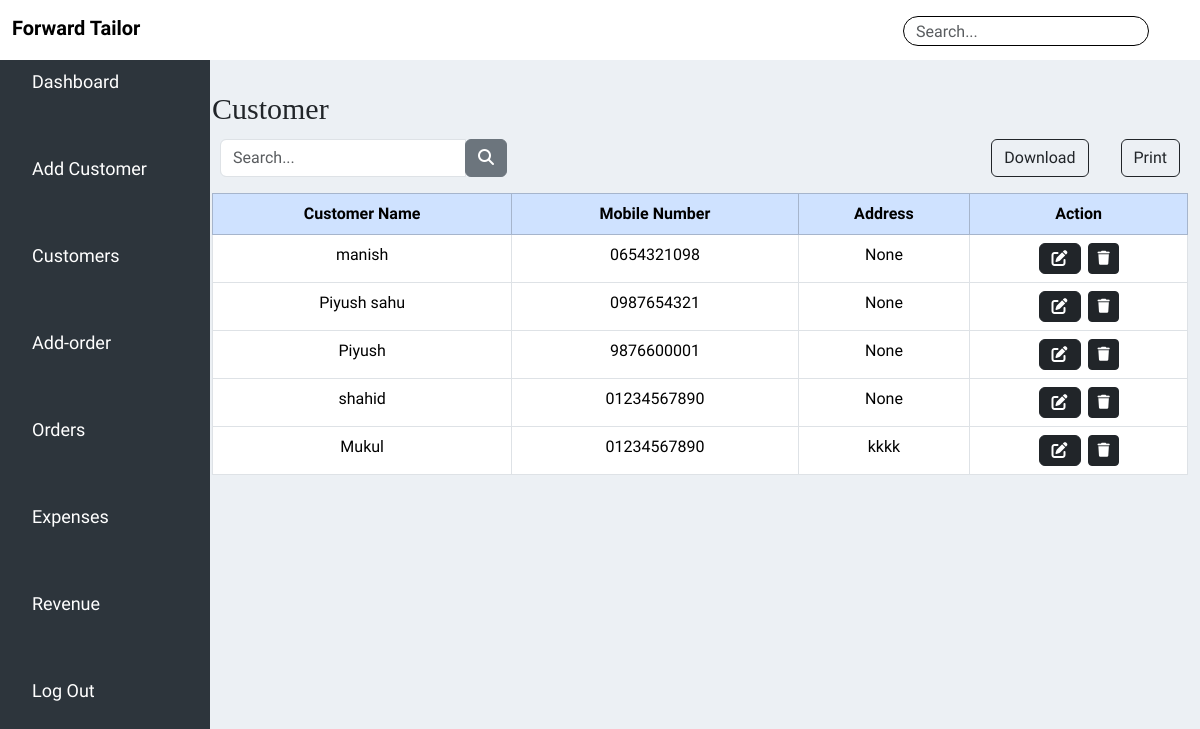
Screenshot of /customer/ with the database file from the repository.
### customers/models.py (models this page shows, shortened)
class Customer(models.Model):
    customer_name = models.CharField(max_length=50)
    customer_contact = models.CharField(max_length=50)
    customer_address = models.TextField(max_length=100,null=True)

### tailor_management/views.py (the view)
# urls.py: path('customer/' , views.customerfn, name='customer'),
def customerfn(request):
    customerdata=Customer.objects.all()
    return render(request,'customer.html',{'customerdata':customerdata})

### templates/customer.html (shortened to what this page needs)
{% include 'header.html' %}
            <div class="col-lg-10 mt-3">
                <div class=" main-content">
                  <div class="" style="font-size: 30px; font-family: 'Times New Roman', Times, serif;">
                    Customer
                  </div>
                  <div class="hstack gap-3">
                    <div class="p-2"><div class="input-group">
                        <input type="text" class="form-control" placeholder="Search...">
                        <div class="input-group-append">
                          <button class="btn btn-secondary" type="button">
                            <i class="fa fa-search"></i>
                          </button>
                        </div>
                      </div>
                    </div>
                    <div class="p-2 ms-auto"></div>
                    <div class="p-2"><button type="button" class="btn btn-outline-dark" data-bs-toggle="modal" data-bs-target="#exampleModal-mg2">Download</button></div>
                    <div class="p-2"><button type="button" class="btn btn-outline-dark"onclick="printTable()" class="btn btn-primary mb-3">Print</button></div>
                  </div>
                  <table class="table table-bordered text-center mt-2">
                        <thead class=" table-primary">
                          <tr>
                            <th scope="col">Customer Name</th>
                            <th scope="col">Mobile Number</th>
                            <th scope="col">Address</th>
                            <th scope="col">Action</th>
                          </tr>
                        </thead>
                        <tbody>
                          {% for a in customerdata %}
                          <tr>
                            <td>{{a.customer_name}}</td>
                            <td>{{a.customer_contact}}</td>
                            <td>{{a.customer_address}}</td>
                            <td><i class=' btn btn-dark fas fa-edit' style='cursor: pointer;' data-bs-toggle="modal" data-bs-target="#exampleModal-{{forloop.counter}}" data-bs-whatever="@getbootstrap"><a href="#exampleModal-{{forloop.counter}}"></a></i>&nbsp;
                            <a href="/deletecustomer/{{a.id}}" onclick="return confirmDelete('{{ a.name }}')"><button class="btn btn-sm  btn-dark"  id="del"><i class="fa-solid fa-trash"></i></button></a></td>
                          </tr>
                          {% endfor %}
                        </tbody>
                      </table>
{% for i in customerdata %}
</div>{% endfor %}
  </body>
</html>

### static/css/style.css (style rules this page uses)
* { margin: 0px; padding: 0px; box-sizing: border-box; font-family: 'Adamina'; }
body { background-color:#ECF0F4 !important; }
.main-content { margin-top: 70px; }
.main-content { margin-left: 0px; margin-top: 70px; }

### rows the page displays
Customer: customer_name "manish", customer_contact "0654321098", customer_address "None"
Customer: customer_name "Piyush sahu", customer_contact "0987654321", customer_address "None"
Customer: customer_name "Piyush", customer_contact "9876600001", customer_address "None"
Customer: customer_name "shahid", customer_contact "01234567890", customer_address "None"
Customer: customer_name "Mukul", customer_contact "01234567890", customer_address "kkkk"
